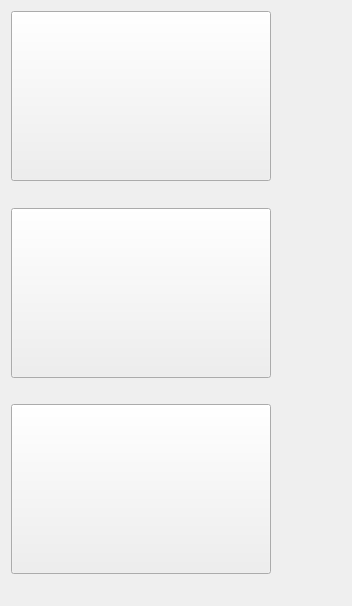
        <widget class="QWidget" name="scrollAreaWidgetContents_2">
         <property name="geometry">
          <rect>
           <x>0</x>
           <y>0</y>
           <width>352</width>
           <height>606</height>
          </rect>
         </property>
         <layout class="QGridLayout" name="gridLayout">
          <item row="0" column="0">
           <widget class="QPushButton" name="storepicture">
            <property name="enabled">
             <bool>true</bool>
            </property>
            <property name="minimumSize">
             <size>
              <width>260</width>
              <height>170</height>
             </size>
            </property>
            <property name="text">
             <string/>
            </property>
           </widget>
          </item>
          <item row="1" column="0" colspan="2">
           <widget class="QLabel" name="storename">
            <property name="minimumSize">
             <size>
              <width>0</width>
              <height>0</height>
             </size>
            </property>
            <property name="text">
             <string/>
            </property>
           </widget>
          </item>
          <item row="2" column="0">
           <widget class="QPushButton" name="storepicture_2">
            <property name="minimumSize">
             <size>
              <width>260</width>
              <height>170</height>
             </size>
            </property>
            <property name="text">
             <string/>
            </property>
           </widget>
          </item>
          <item row="3" column="0" colspan="2">
           <widget class="QLabel" name="storename_2">
            <property name="text">
             <string/>
            </property>
           </widget>
          </item>
          <item row="4" column="0">
           <widget class="QPushButton" name="storepicture_3">
            <property name="minimumSize">
             <size>
              <width>260</width>
              <height>170</height>
             </size>
            </property>
            <property name="text">
             <string/>
            </property>
           </widget>
          </item>
          <item row="5" column="0" colspan="2">
           <widget class="QLabel" name="storename_3">
            <property name="text">
             <string/>
            </property>
           </widget>
          </item>
         </layout>
        </widget>
